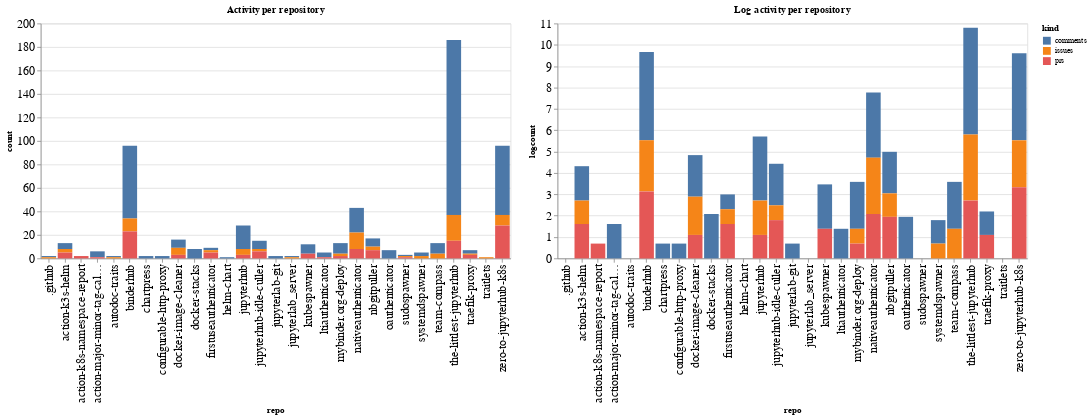

The notebook cell this image was saved under:
### Code cell
ch1 = alt.Chart(repo_summaries, width=600, title="Activity per repository").mark_bar().encode(
    x='repo',
    y='count',
    color='kind',
    tooltip="kind"
)

ch2 = alt.Chart(repo_summaries, width=600, title="Log activity per repository").mark_bar().encode(
    x='repo',
    y='logcount',
    color='kind',
    tooltip="kind"
)

ch1 | ch2

### Figure 1 — Vega-Lite specification as saved in the notebook (floating-point values rounded to 4 significant figures)
{"config": {"axisLeft": {"labelFontSize": 15}, "axisBottom": {"labelFontSize": 15}}, "hconcat": [{"mark": "bar", "encoding": {"color": {"type": "nominal", "field": "kind"}, "tooltip": {"type": "nominal", "field": "kind"}, "x": {"type": "nominal", "field": "repo"}, "y": {"type": "quantitative", "field": "count"}}, "title": "Activity per repository", "width": 600}, {"mark": "bar", "encoding": {"color": {"type": "nominal", "field": "kind"}, "tooltip": {"type": "nominal", "field": "kind"}, "x": {"type": "nominal", "field": "repo"}, "y": {"type": "quantitative", "field": "logcount"}}, "title": "Log activity per repository", "width": 600}], "data": {"name": "data-193ff199b03cf364a23d1f4745b9fa09"}, "$schema": "https://vega.github.io/schema/vega-lite/v4.8.1.json", "datasets": {"data-193ff199b03cf364a23d1f4745b9fa09": [{"repo": ".github", "kind": "comments", "count": 1, "logcount": 0.0}, {"repo": ".github", "kind": "issues", "count": 1, "logcount": 0.0}, {"repo": "action-k3s-helm", "kind": "comments", "count": 5, "logcount": 1.609}, {"repo": "action-k3s-helm", "kind": "issues", "count": 3, "logcount": 1.099}, {"repo": "action-k3s-helm", "kind": "prs", "count": 5, "logcount": 1.609}, {"repo": "action-k8s-namespace-report", "kind": "prs", "count": 2, "logcount": 0.6931}, {"repo": "action-major-minor-tag-calculator", "kind": "comments", "count": 5, "logcount": 1.609}, {"repo": "action-major-minor-tag-calculator", "kind": "prs", "count": 1, "logcount": 0.0}, {"repo": "autodoc-traits", "kind": "comments", "count": 1, "logcount": 0.0}, {"repo": "autodoc-traits", "kind": "issues", "count": 1, "logcount": 0.0}, {"repo": "binderhub", "kind": "comments", "count": 62, "logcount": 4.127}, {"repo": "binderhub", "kind": "issues", "count": 11, "logcount": 2.398}, {"repo": "binderhub", "kind": "prs", "count": 23, "logcount": 3.135}, {"repo": "chartpress", "kind": "comments", "count": 2, "logcount": 0.6931}, {"repo": "configurable-http-proxy", "kind": "comments", "count": 2, "logcount": 0.6931}, {"repo": "docker-image-cleaner", "kind": "comments", "count": 7, "logcount": 1.946}, {"repo": "docker-image-cleaner", "kind": "issues", "count": 6, "logcount": 1.792}, {"repo": "docker-image-cleaner", "kind": "prs", "count": 3, "logcount": 1.099}, {"repo": "docker-stacks", "kind": "comments", "count": 8, "logcount": 2.079}, {"repo": "firstuseauthenticator", "kind": "comments", "count": 2, "logcount": 0.6931}, {"repo": "firstuseauthenticator", "kind": "issues", "count": 2, "logcount": 0.6931}, {"repo": "firstuseauthenticator", "kind": "prs", "count": 5, "logcount": 1.609}, {"repo": "helm-chart", "kind": "comments", "count": 1, "logcount": 0.0}, {"repo": "jupyterhub", "kind": "comments", "count": 20, "logcount": 2.996}, {"repo": "jupyterhub", "kind": "issues", "count": 5, "logcount": 1.609}, {"repo": "jupyterhub", "kind": "prs", "count": 3, "logcount": 1.099}, {"repo": "jupyterhub-idle-culler", "kind": "comments", "count": 7, "logcount": 1.946}, {"repo": "jupyterhub-idle-culler", "kind": "issues", "count": 2, "logcount": 0.6931}, {"repo": "jupyterhub-idle-culler", "kind": "prs", "count": 6, "logcount": 1.792}, {"repo": "jupyterlab-git", "kind": "comments", "count": 2, "logcount": 0.6931}, {"repo": "jupyterlab_server", "kind": "comments", "count": 1, "logcount": 0.0}, {"repo": "jupyterlab_server", "kind": "issues", "count": 1, "logcount": 0.0}, {"repo": "kubespawner", "kind": "comments", "count": 8, "logcount": 2.079}, {"repo": "kubespawner", "kind": "prs", "count": 4, "logcount": 1.386}, {"repo": "ltiauthenticator", "kind": "comments", "count": 4, "logcount": 1.386}, {"repo": "ltiauthenticator", "kind": "prs", "count": 1, "logcount": 0.0}, {"repo": "mybinder.org-deploy", "kind": "comments", "count": 9, "logcount": 2.197}, {"repo": "mybinder.org-deploy", "kind": "issues", "count": 2, "logcount": 0.6931}, {"repo": "mybinder.org-deploy", "kind": "prs", "count": 2, "logcount": 0.6931}, {"repo": "nativeauthenticator", "kind": "comments", "count": 21, "logcount": 3.045}, {"repo": "nativeauthenticator", "kind": "issues", "count": 14, "logcount": 2.639}, {"repo": "nativeauthenticator", "kind": "prs", "count": 8, "logcount": 2.079}, {"repo": "nbgitpuller", "kind": "comments", "count": 7, "logcount": 1.946}, {"repo": "nbgitpuller", "kind": "issues", "count": 3, "logcount": 1.099}, {"repo": "nbgitpuller", "kind": "prs", "count": 7, "logcount": 1.946}, {"repo": "oauthenticator", "kind": "comments", "count": 7, "logcount": 1.946}, {"repo": "sudospawner", "kind": "comments", "count": 1, "logcount": 0.0}, {"repo": "sudospawner", "kind": "issues", "count": 1, "logcount": 0.0}, {"repo": "sudospawner", "kind": "prs", "count": 1, "logcount": 0.0}, {"repo": "systemdspawner", "kind": "comments", "count": 3, "logcount": 1.099}, {"repo": "systemdspawner", "kind": "issues", "count": 2, "logcount": 0.6931}, {"repo": "team-compass", "kind": "comments", "count": 9, "logcount": 2.197}, {"repo": "team-compass", "kind": "issues", "count": 4, "logcount": 1.386}, {"repo": "the-littlest-jupyterhub", "kind": "comments", "count": 149, "logcount": 5.004}, {"repo": "the-littlest-jupyterhub", "kind": "issues", "count": 22, "logcount": 3.091}, {"repo": "the-littlest-jupyterhub", "kind": "prs", "count": 15, "logcount": 2.708}, {"repo": "traefik-proxy", "kind": "comments", "count": 3, "logcount": 1.099}, {"repo": "traefik-proxy", "kind": "issues", "count": 1, "logcount": 0.0}, {"repo": "traefik-proxy", "kind": "prs", "count": 3, "logcount": 1.099}, {"repo": "traitlets", "kind": "issues", "count": 1, "logcount": 0.0}, {"repo": "zero-to-jupyterhub-k8s", "kind": "comments", "count": 59, "logcount": 4.078}, {"repo": "zero-to-jupyterhub-k8s", "kind": "issues", "count": 9, "logcount": 2.197}, {"repo": "zero-to-jupyterhub-k8s", "kind": "prs", "count": 28, "logcount": 3.332}]}}
